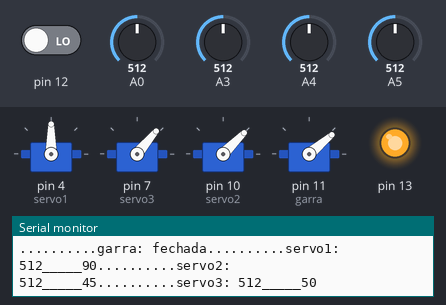
Simulated run of this sketch. Board: Arduino Uno, built with avr-gcc and run on an emulated ATmega328P. Shown: 4 × servo, output pins drawn as LEDs (lit = HIGH), the last lines printed to the serial monitor. The test bench sets the inputs (shaded band); at power-on: A0 = 512, pin 12 LOW, A3 = 512, A4 = 512, A5 = 512. Random numbers use the default seed unless the sketch sets one.

Above: at 1.3 s.
1.4 s: A0 set to 675
2.9 s: A0 set to 695
At 4.0 s:
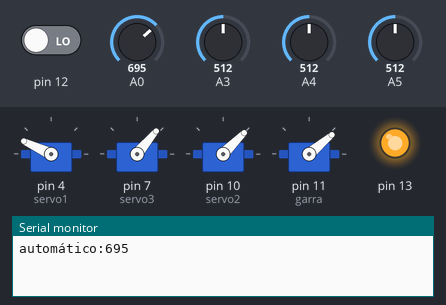
6.0 s: A0 set to 331
At 7.4 s:
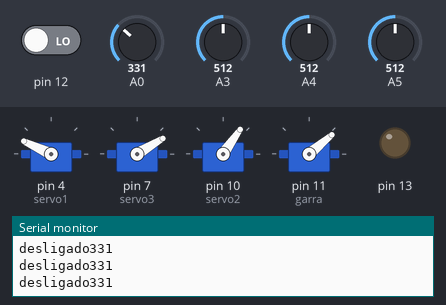
7.7 s: A0 set to 359
At 8.6 s:
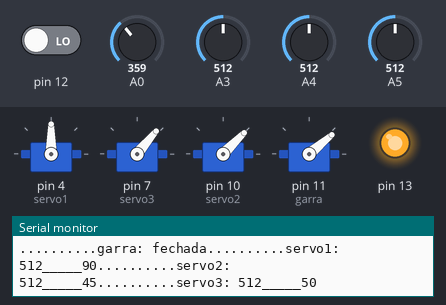
9.3 s: pin 12 driven HIGH
At 10.6 s:
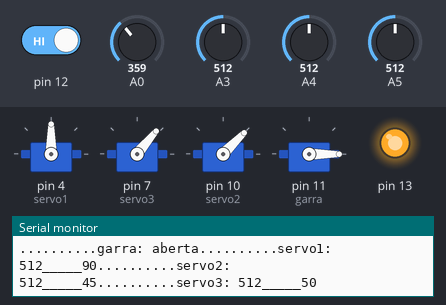
10.9 s: A3 set to 331
At 11.5 s:
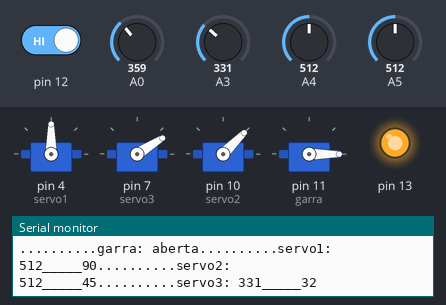
Timing chart, 0 to 13.5 s (numbered marks = the images above; inputs shaded):
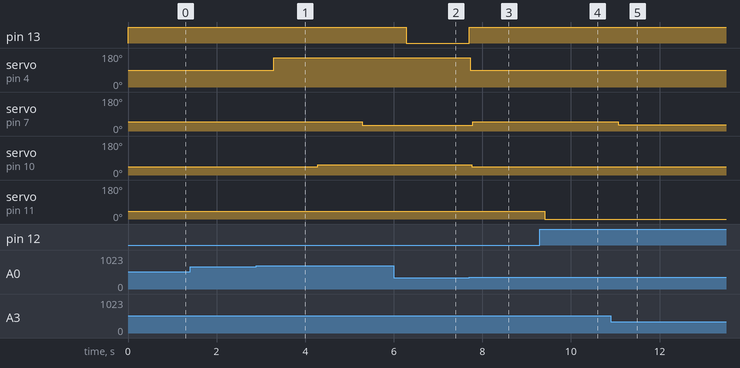

Measured:
- the behaviour switches between 681 and 682 on A0 (found by bisection; images 0 and 1)
- the behaviour switches between 340 and 341 on A0 (found by bisection; images 2 and 3)
- after the input at 2.9 s, servo on pin 4 (servo1): 90° → 155° after 0.39 s; servo on pin 7 (servo3): 50° → 31° after 2.4 s; servo on pin 10 (servo2): 45° → 55° after 1.4 s
- after the input at 6.0 s, pin 13: HIGH → LOW after 0.29 s
- after the input at 7.7 s, pin 13: LOW → HIGH at once; servo on pin 4 (servo1): 155° → 90° at once; servo on pin 7 (servo3): 31° → 50° after 0.09 s; servo on pin 10 (servo2): 55° → 45° after 0.06 s
- after the input at 9.3 s, servo on pin 11 (garra): 40° → 0° after 0.11 s
- after the input at 10.9 s, servo on pin 7 (servo3): 50° → 32° after 0.17 s

The sketch:

articulacao-braco-pele.ino
```cpp
 #include <Servo.h>
int potenciometromodo = 1;
int potenciometro1 = 1;
int potenciometro2 = 1;
int potenciometro3 = 1;


Servo servo1, servo2, servo3, garra;

void setup()
{
  pinMode(12, INPUT);
  pinMode(13, OUTPUT);
  servo1.attach(4);
  servo3.attach(7);
  servo2.attach(10);
  garra.attach(11);
  Serial.begin(9600);
}

void loop() {

  potenciometromodo = analogRead(A0);
  potenciometro1 = analogRead(A5);
  potenciometro2 = analogRead(A4);
  potenciometro3 = analogRead(A3);


  if (potenciometromodo < 341) {
    Serial.print("desligado");
    Serial.println(potenciometromodo);
    digitalWrite(13, LOW);

    digitalWrite(6, LOW);
    digitalWrite(3, LOW);
    digitalWrite(5, LOW);


  } else if (potenciometromodo < 682) {

    digitalWrite(6, LOW);
    digitalWrite(3, LOW);
    digitalWrite(5, HIGH);

  digitalWrite(13, HIGH);

  if (digitalRead(12) == HIGH) {
  garra.write(0);
  Serial.print("..........garra: ");

  Serial.print("aberta");
    digitalWrite(6, LOW);
    digitalWrite(3, HIGH);
    digitalWrite(5, LOW);

  } else{
    Serial.print("..........garra: ");
    Serial.print("fechada");
    garra.write(40);
  }


  //..............................................................................................

  servo1.write(map(potenciometro1, 0, 1023, 0, 180));
  Serial.print("..........servo1: ");
  Serial.print(potenciometro1);
  Serial.print("_____");
  Serial.print(map(potenciometro1, 0, 1023, 0, 180));


 // .............................................SERVO1(gira a base)..........................................


  servo2.write(map(potenciometro2, 0, 1023, 10, 80));
  Serial.print("..........servo2: ");
  Serial.print(potenciometro2);
  Serial.print("_____");
  Serial.print(map(potenciometro2, 0, 1023, 10, 80));

  // .............................................SERVO2(estica o braço verticalmente)..........................................

  servo3.write(map(potenciometro3, 0, 1023, 0, 100));
  Serial.print("..........servo3: ");
  Serial.print(potenciometro3);
  Serial.print("_____");
  Serial.println(map(potenciometro3, 0, 1023, 0, 100));

  delay(500);

  }

     //.............................................SERVO3(estica o braço horizontalmente)..........................................


  else {

    digitalWrite(6, HIGH);
    digitalWrite(3, LOW);
    digitalWrite(5, LOW);

    digitalWrite(13, HIGH);
    Serial.print("automático:");
    Serial.println(potenciometromodo);

    servo1.write(random(0, 180 + 1));
    delay(1000);
    servo2.write(random(10, 80 + 1));
    delay(1000);
    servo3.write(random(0, 100 + 1));
    delay(1000);
  }
  }
```
